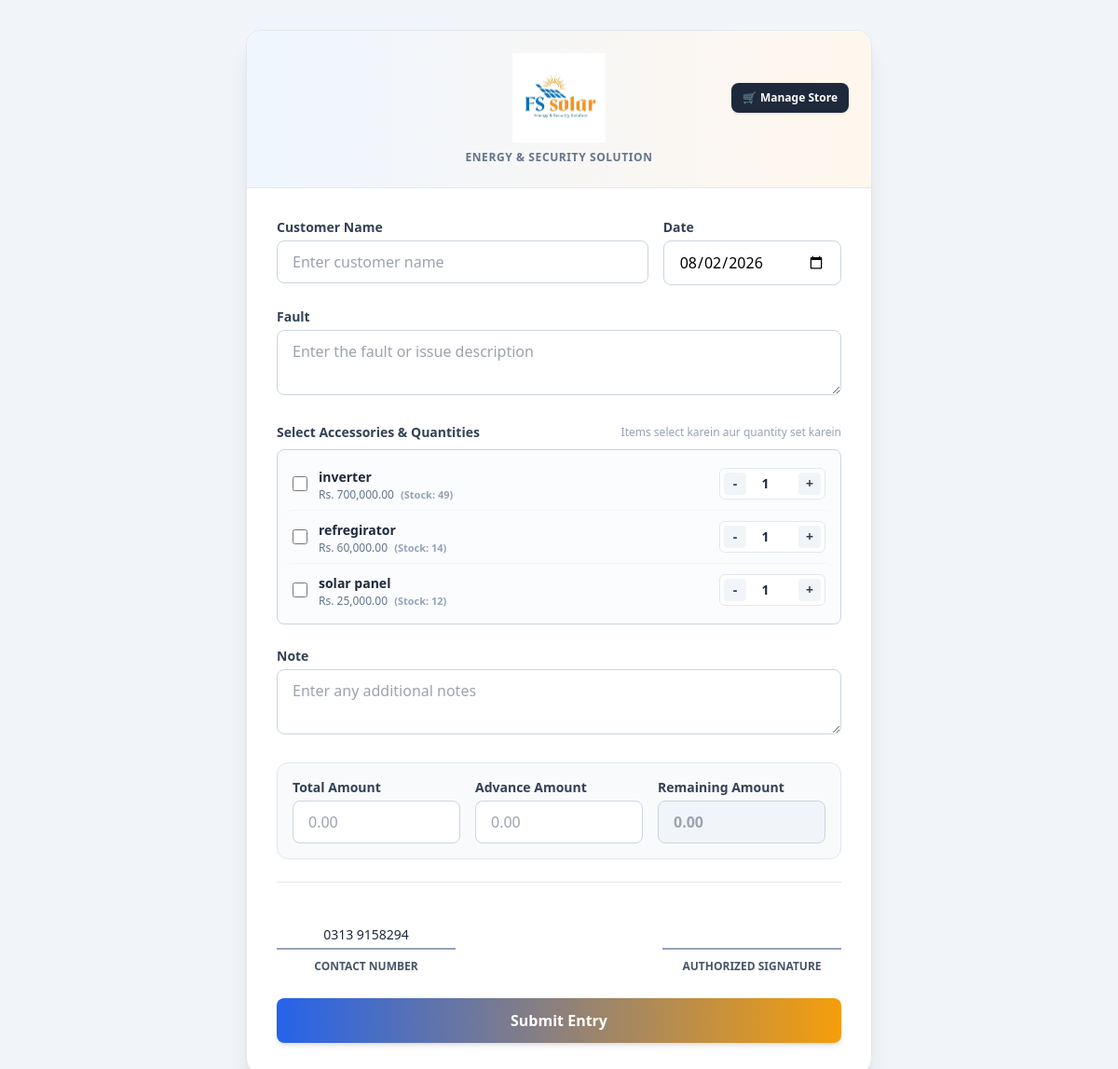
The page / on the database its author committed.
### tables this page shows
CREATE TABLE `store_items`  (
  `id` int NOT NULL AUTO_INCREMENT,
  `item_name` varchar(255) NOT NULL,
  `item_price` decimal(10, 2) NOT NULL DEFAULT 0.00,
  `quantity` int NOT NULL DEFAULT 0,
  `item_description` text NULL,
  `created_at` timestamp NULL DEFAULT CURRENT_TIMESTAMP,
  PRIMARY KEY (`id`) USING BTREE
);

### index.php (the view, shortened to what this page needs)
<?php
require_once 'connection.php';
$store_items = [];
try {
    $stmt = $pdo->query("SELECT * FROM store_items ORDER BY item_name ASC");
    $store_items = $stmt->fetchAll(PDO::FETCH_ASSOC);
} catch (Exception $e) {
}
?>
<!DOCTYPE html>
<html lang="en">
<head>
    <script src="https://cdn.tailwindcss.com"></script>
</head>
<body class="bg-slate-100 min-h-screen py-8 px-4 flex items-center justify-center">
    <div class="max-w-2xl w-full bg-white rounded-2xl shadow-xl overflow-hidden border border-slate-200">
        <div class="bg-gradient-to-r from-blue-50 to-orange-50 p-6 border-b border-slate-200 relative">
            <div class="grid grid-cols-3 items-center mb-2">
                <div class="flex justify-center">
                    <img src="logo.jpeg" alt="FS Solar Logo" class="h-24 object-contain" onError="this.onerror=null; this.src='https://via.placeholder.com/200x80?text=FS+Solar';" />
                </div>
                <div class="flex justify-end">
                    <a href="store.php" class="bg-slate-800 hover:bg-slate-900 text-white text-xs font-bold py-2 px-3 rounded-lg shadow transition flex items-center gap-1">
                        🛒 <span>Manage Store</span>
                    </a>
                </div>
            </div>
            <p class="text-xs text-center tracking-wider text-slate-500 uppercase font-semibold">Energy & Security Solution</p>
        </div>
        <form action="" method="POST" class="p-6 md:p-8 space-y-6">
            <div class="grid grid-cols-1 md:grid-cols-3 gap-4">
                <div class="md:col-span-2">
                    <label for="name" class="block text-sm font-semibold text-slate-700 mb-1">Customer Name</label>
                    <input type="text" id="name" name="name" required placeholder="Enter customer name"
                        class="w-full px-4 py-2.5 rounded-lg border border-slate-300 focus:ring-2 focus:ring-blue-500 focus:border-blue-500 outline-none transition">
                </div>
                <div>
                    <label for="date" class="block text-sm font-semibold text-slate-700 mb-1">Date</label>
                    <input type="date" id="date" name="date" required
                        class="w-full px-4 py-2.5 rounded-lg border border-slate-300 focus:ring-2 focus:ring-blue-500 focus:border-blue-500 outline-none transition"
                        value="<?php echo date('Y-m-d'); ?>">
                </div>
            </div>
            <div>
                <label for="fault" class="block text-sm font-semibold text-slate-700 mb-1">Fault</label>
                <textarea id="fault" name="fault" rows="2" required placeholder="Enter the fault or issue description"
                    class="w-full px-4 py-2.5 rounded-lg border border-slate-300 focus:ring-2 focus:ring-blue-500 focus:border-blue-500 outline-none transition"></textarea>
            </div>
            <div>
                <div class="flex justify-between items-center mb-2">
                    <label class="block text-sm font-semibold text-slate-700">Select Accessories & Quantities</label>
                    <span class="text-xs text-slate-400">Items select karein aur quantity set karein</span>
                </div>
                <div class="max-h-60 overflow-y-auto border border-slate-300 rounded-lg divide-y divide-slate-100 bg-slate-50/50 p-2">
                    <?php if (!empty($store_items)): ?>
                        <?php foreach ($store_items as $item):
                            $stock = (int)($item['quantity'] ?? 0);
                            $isOutOfStock = $stock <= 0;
                        ?>
                            <div class="flex items-center justify-between p-2 rounded-lg hover:bg-white transition <?php echo $isOutOfStock ? 'opacity-50' : ''; ?>">
                                <div class="flex items-center gap-3">
                                    <input type="checkbox"
                                           name="items[]"
                                           id="item_check_<?php echo $item['id']; ?>"
                                           value="<?php echo $item['id']; ?>"
                                           data-price="<?php echo $item['item_price']; ?>"
                                           onchange="calculateAccessoriesTotal()"
                                           <?php echo $isOutOfStock ? 'disabled' : ''; ?>
                                           class="item-checkbox w-4 h-4 text-blue-600 rounded focus:ring-blue-500 cursor-pointer">
                                    <div>
                                        <label for="item_check_<?php echo $item['id']; ?>" class="text-sm font-semibold text-slate-800 cursor-pointer">
                                            <?php echo htmlspecialchars($item['item_name']); ?>
                                        </label>
                                        <div class="text-xs text-slate-500">
                                            Rs. <?php echo number_format($item['item_price'], 2); ?>
                                            <span class="ml-1 text-[11px] font-bold <?php echo $isOutOfStock ? 'text-red-500' : 'text-slate-400'; ?>">
                                                (Stock: <?php echo $stock; ?>)
                                            </span>
                                        </div>
                                    </div>
                                </div>
                                <div class="flex items-center gap-1 bg-white border border-slate-200 rounded-md p-1">
                                    <button type="button"
                                            onclick="changeQty(<?php echo $item['id']; ?>, -1)"
                                            <?php echo $isOutOfStock ? 'disabled' : ''; ?>
                                            class="w-6 h-6 flex items-center justify-center bg-slate-100 text-slate-700 rounded hover:bg-slate-200 font-bold text-sm select-none">
                                        -
                                    </button>
                                    <input type="number"
                                           name="qty[<?php echo $item['id']; ?>]"
                                           id="qty_<?php echo $item['id']; ?>"
                                           value="1"
                                           min="1"
                                           max="<?php echo $stock > 0 ? $stock : 1; ?>"
                                           oninput="calculateAccessoriesTotal()"
                                           <?php echo $isOutOfStock ? 'disabled' : ''; ?>
                                           class="w-12 text-center text-sm font-bold text-slate-800 outline-none">
                                    <button type="button"
                                            onclick="changeQty(<?php echo $item['id']; ?>, 1)"
                                            <?php echo $isOutOfStock ? 'disabled' : ''; ?>
                                            class="w-6 h-6 flex items-center justify-center bg-slate-100 text-slate-700 rounded hover:bg-slate-200 font-bold text-sm select-none">
                                        +
                                    </button>
                                </div>
                            </div>
                        <?php endforeach; ?>
                    <?php else: ?>
                        <div class="p-4 text-center text-xs text-slate-400">Store me koi items nahi hain. Store page se add karein.</div>
                    <?php endif; ?>
                </div>
            </div>
            <div>
                <label for="note" class="block text-sm font-semibold text-slate-700 mb-1">Note </label>
                <textarea id="note" name="note" rows="2" placeholder="Enter any additional notes"
                    class="w-full px-4 py-2.5 rounded-lg border border-slate-300 focus:ring-2 focus:ring-blue-500 focus:border-blue-500 outline-none transition"></textarea>
            </div>
            <div class="grid grid-cols-1 md:grid-cols-3 gap-4 bg-slate-50 p-4 rounded-xl border border-slate-200">
                <div>
                    <label for="amount" class="block text-sm font-semibold text-slate-700 mb-1">Total Amount</label>
                    <input type="number" step="0.01" id="amount" name="amount" oninput="calculateRemaining()" placeholder="0.00"
                        class="w-full px-4 py-2.5 rounded-lg border border-slate-300 focus:ring-2 focus:ring-blue-500 focus:border-blue-500 outline-none transition bg-white">
                </div>
                <div>
                    <label for="advance" class="block text-sm font-semibold text-slate-700 mb-1">Advance Amount</label>
                    <input type="number" step="0.01" id="advance" name="advance" oninput="calculateRemaining()" placeholder="0.00"
                        class="w-full px-4 py-2.5 rounded-lg border border-slate-300 focus:ring-2 focus:ring-blue-500 focus:border-blue-500 outline-none transition bg-white">
                </div>
                <div>
                    <label for="remaining" class="block text-sm font-semibold text-slate-700 mb-1">Remaining Amount</label>
                    <input type="number" step="0.01" id="remaining" name="remaining" readonly placeholder="0.00"
                        class="w-full px-4 py-2.5 rounded-lg border border-slate-300 bg-slate-100 text-slate-600 font-bold outline-none cursor-not-allowed">
                </div>
            </div>
            <div class="pt-6 border-t border-slate-200 flex justify-between items-end">
                <div class="w-48 text-center">
                    <div class="border-b-2 border-slate-400 mb-1 h-12 flex items-end justify-center pb-1">
                        <span class="text-sm font-medium text-slate-800">0313 9158294</span>
                    </div>
                    <span class="text-xs font-semibold text-slate-600 uppercase">Contact Number</span>
                </div>
                <div class="w-48 text-center">
                    <div class="border-b-2 border-slate-400 mb-1 h-12"></div>
                    <span class="text-xs font-semibold text-slate-600 uppercase">Authorized Signature</span>
                </div>
            </div>
            <div>
                <button type="submit"
                    class="w-full bg-gradient-to-r from-blue-600 to-amber-500 hover:from-blue-700 hover:to-amber-600 text-white font-bold py-3 px-6 rounded-lg shadow-md hover:shadow-lg transition duration-200">
                    Submit Entry
                </button>
            </div>
        </form>
    </div>
</body>
</html>

### rows shown on the page
store_items: item_name "inverter", item_price "700,000.00", quantity "49", id+quantity "1"
store_items: item_name "refregirator", item_price "60,000.00", quantity "14", id+quantity "1"
store_items: item_name "solar panel", item_price "25,000.00", quantity "12", id+quantity "1"
